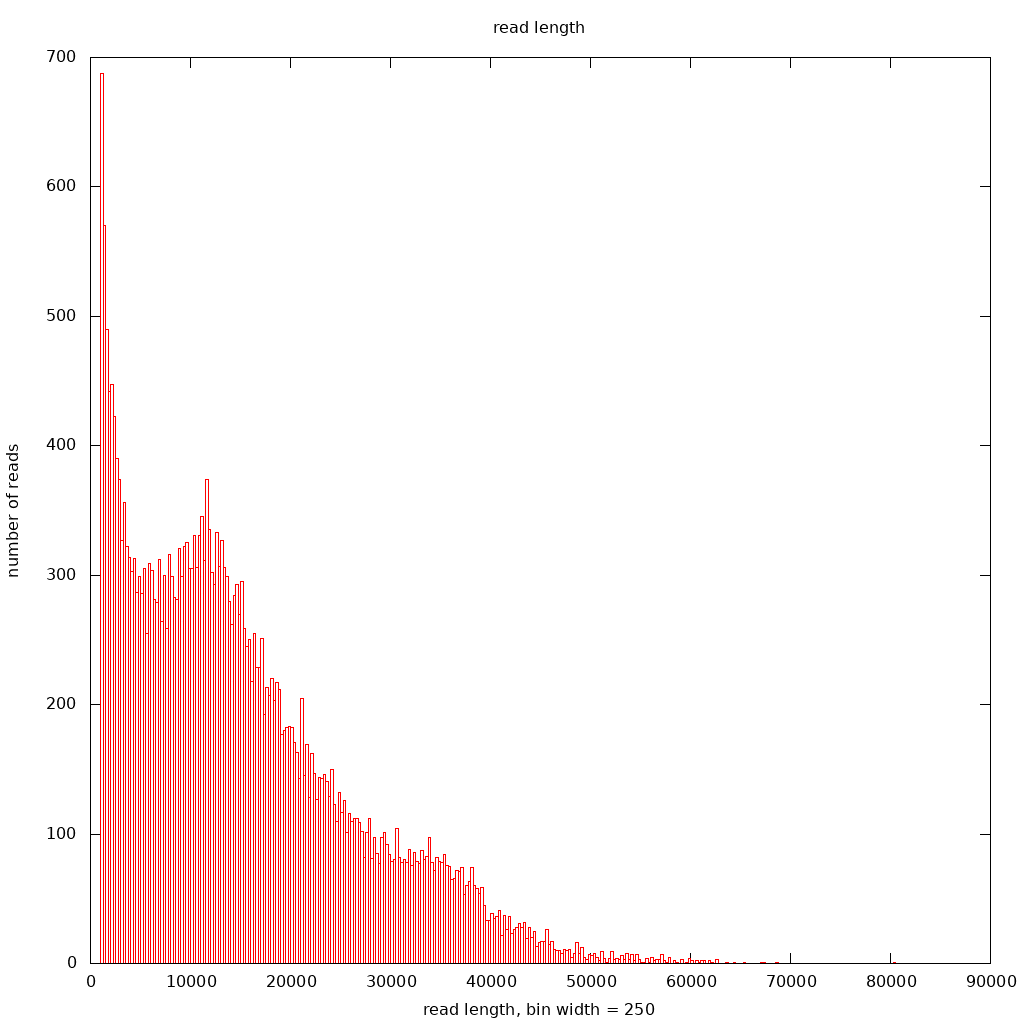

The gnuplot source for this figure:
set title 'read length'
set xlabel 'read length, bin width = 250'
set ylabel 'number of reads'

binwidth=250
set boxwidth binwidth
bin(x,width) = width*floor(x/width) + binwidth/2.0

set terminal png size 1024,1024
set output './lferriphilum.seqStore/readlengths-cor.png'
plot [] './lferriphilum.seqStore/readlengths-cor.dat' using (bin($1,binwidth)):(1.0) smooth freq with boxes title ''
